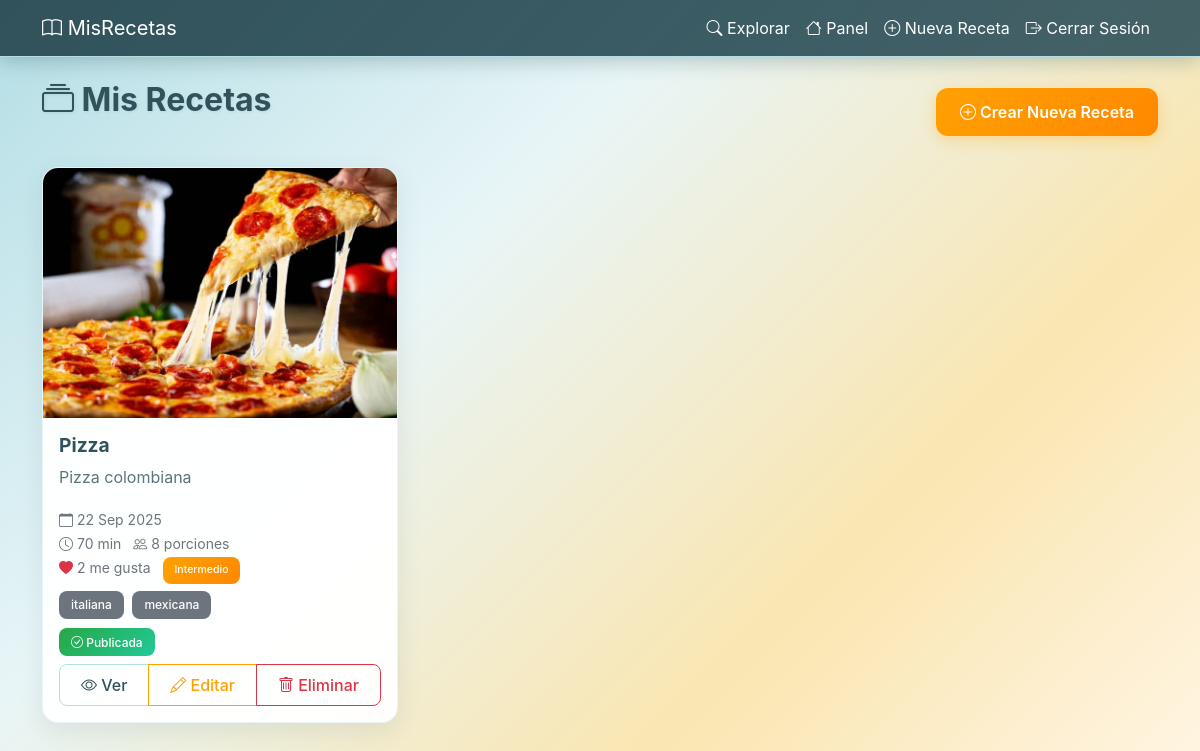
The app's page /mis-recetas/ (signed in) with its own data.
### main/models.py (models this page shows, shortened)
class Recipe(models.Model):
    title = models.CharField(max_length=200, verbose_name="Título")
    description = models.TextField(verbose_name="Descripción", blank=True)
    instructions = models.TextField(verbose_name="Instrucciones de preparación")
    prep_time = models.PositiveIntegerField(verbose_name="Tiempo de preparación (minutos)", null=True, blank=True)
    cook_time = models.PositiveIntegerField(verbose_name="Tiempo de cocción (minutos)", null=True, blank=True)
    servings = models.PositiveIntegerField(verbose_name="Porciones", default=1)
    difficulty = models.CharField(
        max_length=20,
        choices=[
            ('facil', 'Fácil'),
            ('intermedio', 'Intermedio'),
            ('dificil', 'Difícil')
        ],
        default='facil',
        verbose_name="Dificultad"
    )
    author = models.ForeignKey(CustomUser, on_delete=models.CASCADE, verbose_name="Autor")
    tags = models.ManyToManyField(Tag, blank=True, verbose_name="Etiquetas")
    ingredients = models.ManyToManyField(Ingredient, through='RecipeIngredient', verbose_name="Ingredientes")
    created_at = models.DateTimeField(auto_now_add=True, verbose_name="Fecha de creación")
    updated_at = models.DateTimeField(auto_now=True, verbose_name="Última actualización")
    is_published = models.BooleanField(default=True, verbose_name="Publicada")
    class Meta:
        verbose_name = "Receta"
        verbose_name_plural = "Recetas"
        ordering = ['-created_at']
    @property
    def total_time(self):
        prep = self.prep_time or 0
        cook = self.cook_time or 0
        return prep + cook
    @property
    def likes_count(self):
        return self.likes.count()

class RecipeImage(models.Model):
    recipe = models.ForeignKey(Recipe, on_delete=models.CASCADE, related_name="images")
    image = models.ImageField(upload_to='recipes/', verbose_name="Imagen")
    is_main = models.BooleanField(default=False, verbose_name="Imagen principal")
    caption = models.CharField(max_length=200, blank=True, verbose_name="Descripción")
    class Meta:
        verbose_name = "Imagen de receta"
        verbose_name_plural = "Imágenes de receta"

class Tag(models.Model):
    name = models.CharField(max_length=50, unique=True, verbose_name="Nombre")
    color = models.CharField(max_length=7, default="#007bff", verbose_name="Color")  # Color hex para mostrar la etiqueta
    class Meta:
        verbose_name = "Etiqueta"
        verbose_name_plural = "Etiquetas"

### main/views.py (the view)
# urls.py: path('mis-recetas/', views.my_recipes, name='my_recipes'),
@login_required
def my_recipes(request):
    if request.user.role != 'user':
        messages.error(request, 'Los administradores no tienen recetas propias. Pueden gestionar todas las recetas desde el panel administrativo.')
        return redirect('admin_panel')
    recipes = Recipe.objects.filter(author=request.user).order_by('-created_at')
    paginator = Paginator(recipes, 10)
    page_number = request.GET.get('page')
    page_obj = paginator.get_page(page_number)
    return render(request, 'my_recipes.html', {'page_obj': page_obj})

### main/templates/my_recipes.html (shortened to what this page needs)
<!DOCTYPE html>
<html lang="es">
<head>
    <link href="https://cdn.jsdelivr.net/npm/bootstrap@5.1.3/dist/css/bootstrap.min.css" rel="stylesheet">
    <link rel="stylesheet" href="https://cdn.jsdelivr.net/npm/bootstrap-icons@1.7.2/font/bootstrap-icons.css">
</head>
<body>
    <nav class="navbar navbar-expand-lg navbar-dark bg-success">
        <div class="container">
            <a class="navbar-brand" href="{% url 'recipe_list' %}">
                <i class="bi bi-book"></i> MisRecetas
            </a>
            <div class="navbar-nav ms-auto">
                <a class="nav-link" href="{% url 'recipe_list' %}">
                    <i class="bi bi-search"></i> Explorar
                </a>
                <a class="nav-link" href="{% url 'user_panel' %}">
                    <i class="bi bi-house"></i> Panel
                </a>
                <a class="nav-link" href="{% url 'recipe_create' %}">
                    <i class="bi bi-plus-circle"></i> Nueva Receta
                </a>
                <a class="nav-link" href="{% url 'logout' %}">
                    <i class="bi bi-box-arrow-right"></i> Cerrar Sesión
                </a>
            </div>
        </div>
    </nav>
    <div class="container mt-4">
        <div class="row">
            <div class="col-md-12">
                <div class="d-flex justify-content-between align-items-center mb-4">
                    <h2>
                        <i class="bi bi-collection"></i>
                        Mis Recetas
                    </h2>
                    <a href="{% url 'recipe_create' %}" class="btn btn-success">
                        <i class="bi bi-plus-circle"></i> Crear Nueva Receta
                    </a>
                </div>
            </div>
        </div>
        {% if page_obj %}
            <div class="row">
                {% for recipe in page_obj %}
                <div class="col-md-4 mb-4">
                    <div class="card h-100">
                        {% if recipe.images.all %}
                            <img src="{{ recipe.images.first.image.url }}" class="card-img-top" style="height: 250px; object-fit: cover;" alt="{{ recipe.title }}">
                        {% else %}
                            <div class="card-img-top bg-light d-flex align-items-center justify-content-center" style="height: 250px;">
                                <i class="bi bi-image fs-1 text-muted"></i>
                            </div>
                        {% endif %}
                        <div class="card-body d-flex flex-column">
                            <h5 class="card-title">{{ recipe.title }}</h5>
                            <p class="card-text">{{ recipe.description|truncatewords:15 }}</p>
                            <div class="mb-2">
                                <small class="text-muted">
                                    <i class="bi bi-calendar"></i> {{ recipe.created_at|date:"d M Y" }}<br>
                                    <i class="bi bi-clock"></i> {{ recipe.total_time }} min
                                    <i class="bi bi-people ms-2"></i> {{ recipe.servings }} porciones<br>
                                    <i class="bi bi-heart-fill text-danger"></i> {{ recipe.likes_count }} me gusta
                                    <span class="badge bg-{% if recipe.difficulty == 'facil' %}success{% elif recipe.difficulty == 'intermedio' %}warning{% else %}danger{% endif %} ms-2">
                                        {{ recipe.get_difficulty_display }}
                                    </span>
                                </small>
                            </div>
                            {% if recipe.tags.all %}
                            <div class="mb-2">
                                {% for tag in recipe.tags.all %}
                                <span class="badge bg-secondary me-1">{{ tag.name }}</span>
                                {% endfor %}
                            </div>
                            {% endif %}
                            <div class="mb-2">
                                {% if recipe.is_published %}
                                    <span class="badge bg-success"><i class="bi bi-check-circle"></i> Publicada</span>
                                {% else %}
                                    <span class="badge bg-warning"><i class="bi bi-clock"></i> Borrador</span>
                                {% endif %}
                            </div>
                            <div class="mt-auto">
                                <div class="btn-group w-100" role="group">
                                    <a href="{% url 'recipe_detail' recipe.id %}" class="btn btn-outline-primary">
                                        <i class="bi bi-eye"></i> Ver
                                    </a>
                                    <a href="{% url 'recipe_edit' recipe.id %}" class="btn btn-outline-secondary">
                                        <i class="bi bi-pencil"></i> Editar
                                    </a>
                                    <a href="{% url 'recipe_delete' recipe.id %}" class="btn btn-outline-danger">
                                        <i class="bi bi-trash"></i> Eliminar
                                    </a>
                                </div>
                            </div>
                        </div>
                    </div>
                </div>
                {% endfor %}
            </div>
        {% endif %}
    </div>
</body>
</html>

### main/templates/my_recipes.html (style rules this page uses)
:root { --color-cream: #FAE6B1; --color-orange: #FFA101; --color-light-blue: #B3DEE5; --color-dark-blue: #31525B; }
body { background: linear-gradient(135deg, var(--color-light-blue) 0%, rgba(179, 222, 229, 0.3) 35%, var(--color-cream) 70%, rgba(255, 161, 1, 0.1) 100%); background-attachment: fixed; min-height: 100vh; font-family: 'Inter', 'Segoe UI', Arial, sans-serif; color: var(--color-dark-blue); }
.navbar { background: linear-gradient(135deg, var(--color-dark-blue), rgba(49, 82, 91, 0.9)) !important; backdrop-filter: blur(10px); box-shadow: 0 4px 20px rgba(49, 82, 91, 0.3); border-bottom: 1px solid var(--color-light-blue); }
.navbar-brand, .nav-link { color: white !important; transition: all 0.3s ease; }
h2 { color: var(--color-dark-blue); font-weight: 700; text-shadow: 1px 1px 3px rgba(49, 82, 91, 0.1); margin-bottom: 1.5rem; }
.btn-success { background: linear-gradient(135deg, var(--color-orange), #ff8800); border: none; color: white; padding: 0.75rem 1.5rem; border-radius: 12px; font-weight: 600; transition: all 0.3s ease; box-shadow: 0 4px 15px rgba(255, 161, 1, 0.3); }
.card { background: rgba(255, 255, 255, 0.95); backdrop-filter: blur(10px); border: 1px solid rgba(179, 222, 229, 0.3); border-radius: 16px; box-shadow: 0 8px 25px rgba(49, 82, 91, 0.1); transition: all 0.3s ease; overflow: hidden; }
.card-img-top { height: 200px; object-fit: cover; transition: transform 0.3s ease; }
.card-title { color: var(--color-dark-blue); font-weight: 700; font-size: 1.2rem; }
.card-text { color: rgba(49, 82, 91, 0.8); line-height: 1.6; }
.badge { border-radius: 8px; font-weight: 500; padding: 0.5rem 0.75rem; }
.badge.bg-success { background: linear-gradient(135deg, #28a745, #20c997) !important; }
.badge.bg-warning { background: linear-gradient(135deg, var(--color-orange), #ff8800) !important; }
.btn-group .btn { border-radius: 8px; font-weight: 500; padding: 0.5rem 1rem; transition: all 0.3s ease; }
.btn-outline-primary { border-color: var(--color-light-blue); color: var(--color-dark-blue); }
.btn-outline-secondary { border-color: var(--color-orange); color: var(--color-orange); }
.card { animation: fadeIn 0.6s ease-out; }
.card:nth-child(odd) { animation-delay: 0.2s; }

### records on screen
Recipe: images.first.image (picture), title "Pizza", description "Pizza colombiana", created_at "22 Sep 2025", total_time "70", servings "8", likes_count "2", difficulty "Intermedio", is_published True (drawn)
Tag: name "italiana"
Tag: name "mexicana"
